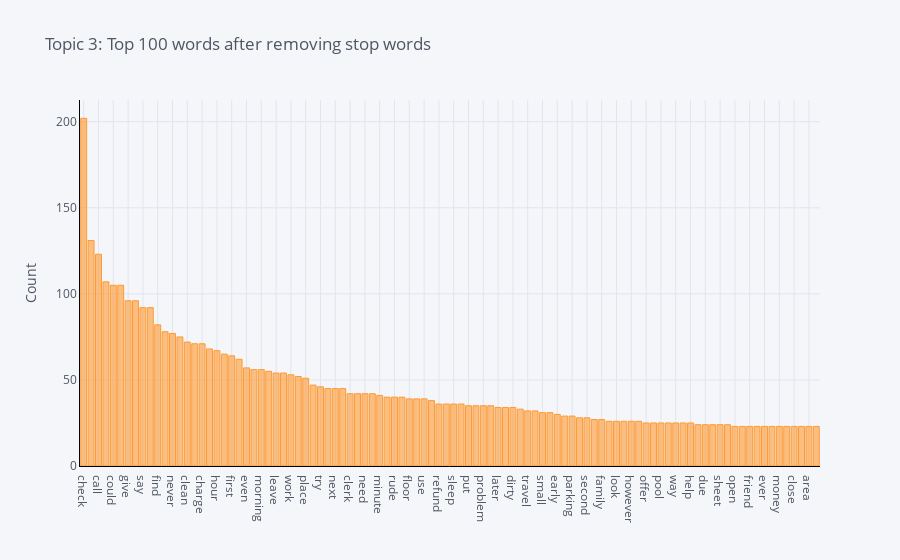

Notebook cell for this chart:
### Code cell
plot_model(model=lda, plot = 'frequency', topic_num = 'Topic 3')

### Figure 1 — Plotly figure (JSON) as saved in the notebook; plotly's stock layout.template omitted (floating-point values rounded to 4 significant figures)
{"data": [{"marker": {"color": "rgba(255, 153, 51, 0.6)", "line": {"color": "rgba(255, 153, 51, 1.0)", "width": 1}}, "name": "count", "orientation": "v", "text": "", "type": "bar", "x": ["check", "tell", "call", "time", "could", "day", "give", "bed", "say", "book", "find", "arrive", "never", "back", "clean", "ask", "charge", "come", "hour", "take", "first", "reservation", "even", "wait", "morning", "experience", "leave", "manager", "work", "pay", "place", "well", "try", "water", "next", "see", "clerk", "door", "need", "bug", "minute", "breakfast", "rude", "available", "floor", "want", "use", "also", "refund", "towel", "sleep", "late", "put", "smell", "problem", "desk", "later", "bathroom", "dirty", "phone", "travel", "request", "small", "person", "early", "service", "parking", "know", "second", "old", "family", "drive", "look", "pm", "however", "nice", "offer", "long", "pool", "finally", "way", "people", "help", "key", "due", "receive", "sheet", "run", "open", "end", "friend", "new", "ever", "last", "money", "decide", "close", "change", "area", "location"], "y": [202, 131, 123, 107, 105, 105, 96, 96, 92, 92, 82, 78, 77, 75, 72, 71, 71, 68, 67, 65, 64, 62, 57, 56, 56, 55, 54, 54, 53, 52, 51, 47, 46, 45, 45, 45, 42, 42, 42, 42, 41, 40, 40, 40, 39, 39, 39, 38, 36, 36, 36, 36, 35, 35, 35, 35, 34, 34, 34, 33, 32, 32, 31, 31, 30, 29, 29, 28, 28, 27, 27, 26, 26, 26, 26, 26, 25, 25, 25, 25, 25, 25, 25, 24, 24, 24, 24, 24, 23, 23, 23, 23, 23, 23, 23, 23, 23, 23, 23, 23]}], "layout": {"autosize": true, "legend": {"bgcolor": "#F5F6F9", "font": {"color": "#4D5663"}}, "paper_bgcolor": "#F5F6F9", "plot_bgcolor": "#F5F6F9", "title": {"font": {"color": "#4D5663"}, "text": "Topic 3: Top 100 words after removing stop words"}, "xaxis": {"autorange": true, "gridcolor": "#E1E5ED", "linecolor": "black", "range": [-0.5, 99.5], "showgrid": true, "tickfont": {"color": "#4D5663"}, "title": {"font": {"color": "#4D5663"}, "text": ""}, "type": "category", "zerolinecolor": "#E1E5ED"}, "yaxis": {"autorange": true, "gridcolor": "#E1E5ED", "linecolor": "black", "range": [0, 212.6], "showgrid": true, "tickfont": {"color": "#4D5663"}, "title": {"font": {"color": "#4D5663"}, "text": "Count"}, "type": "linear", "zerolinecolor": "#E1E5ED"}}}
